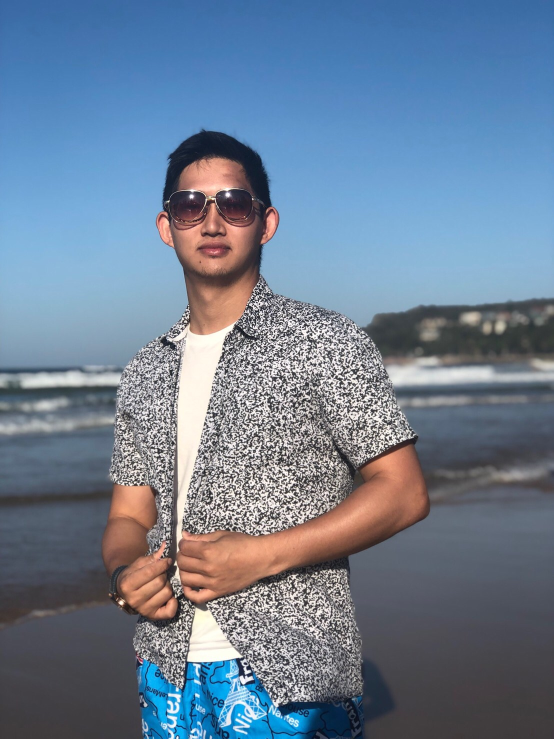
#> input picture Module1 CV Basic Technical/AUS.JPG, 1108 x 1478 px (shown at 1/2 size)
$ python 1-4_1_David_shift.py --image ../AUS.JPG
#> lines starting #> are read from the running program, lines starting #| are printed output that depends on the picture
# python 1_4_1_David_shift.py --image "../../../../Dataset/data/aus_beach.JPG"


import numpy as np
import argparse
import imutils
import cv2

ap = argparse.ArgumentParser()
ap.add_argument("-i","--image", required=True, help = "Path to image")
args = vars(ap.parse_args())

# Load image
img = cv2.imread(args["image"])
#> img is the input picture: shape (1478, 1108, 3); mean B, G, R 147.6, 126.6, 109.1
img = cv2.resize(img, (450,330), interpolation = cv2.INTER_CUBIC)
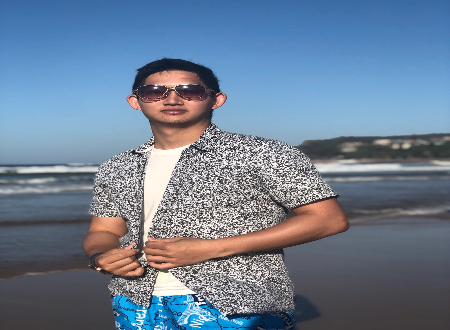
#> img: shape (330, 450, 3); mean B, G, R 147.6, 126.7, 109.1
cv2.imshow("Aus_Beech", img)


# Try-myself
M = np.float32([[1, 0, -100], [0, 1, -150]])
shifted = imutils.translate(img, 0, 100)
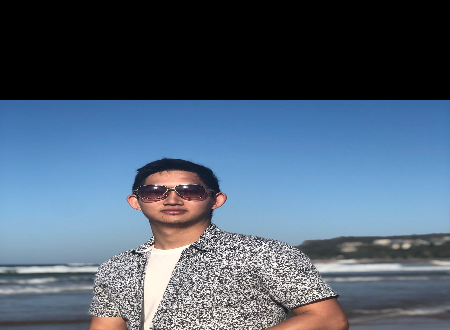
#> shifted: shape (330, 450, 3); mean B, G, R 115.7, 96.8, 79.7
cv2.imshow("Test Shifted", shifted)


M = np.float32([[1, 0, 25], [0, 1, 50]])
shifted = cv2.warpAffine(img, M, (img.shape[1], img.shape[0]))
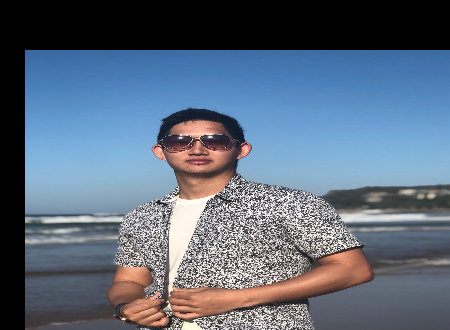
#> shifted: shape (330, 450, 3); mean B, G, R 124.5, 106.8, 92.8
cv2.imshow("Shifted Down and Right", shifted)

shifted = imutils.translate(img, 0, -100)
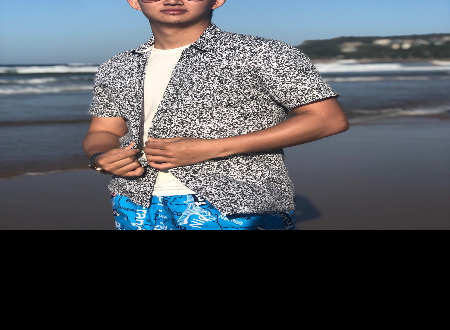
#> shifted: shape (330, 450, 3); mean B, G, R 91.5, 85.7, 82.2
cv2.imshow("Shifted up", shifted)
cv2.waitKey(0)
